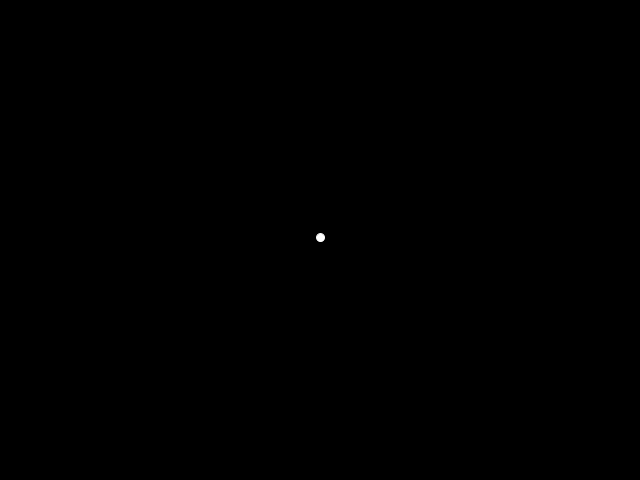
Frame 1 (no input)
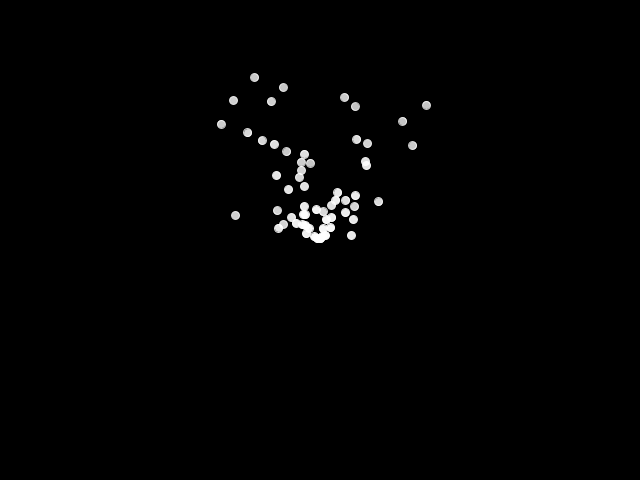
Frame 60 (the mouse pressed at the canvas centre just before this capture)
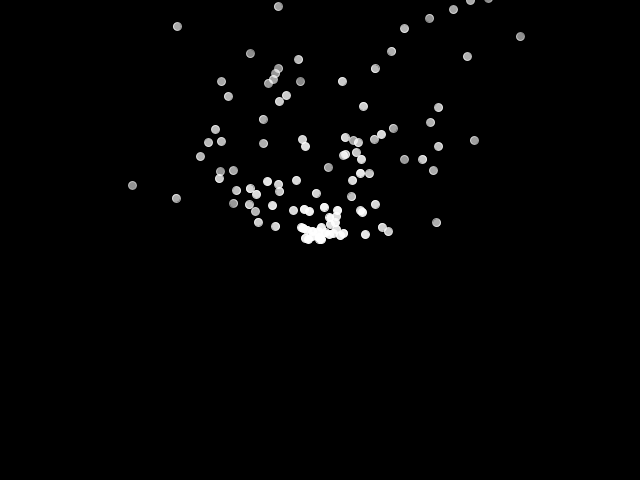
Frame 120 (the mouse held since frame 60 and released just before this capture)

The Processing sketch that drew these frames (run headless with seeded random() and noise(); from frame 60 on, the mouse is pressed at the canvas centre):

// Processing sketch: neon_particles
// ── neon_particles.pde
ParticleSystem ps;

void setup() {
  size(640,480);
  ps = new ParticleSystem(new PVector(width/2, height/2));
}

void draw() {
  background(0);
  ps.addParticle();
  ps.update();
  ps.onDraw();
}

class ParticleSystem {
  ArrayList<Particle> particles;
  PVector origin;
  
  ParticleSystem(PVector center) {
     origin = center.copy();
     particles = new ArrayList<Particle>();
  }
  
  void addParticle() {
   particles.add(new Particle(origin)); 
  }
  
  void update() {
    for( int i = particles.size() - 1; i >= 0; i--)
    {
      Particle p = particles.get(i);
      p.update();
      if (p.isDead()) {
         particles.remove(i); 
      }
    }
  }
  
  void onDraw() {
    for( Particle p: particles)
    {
      p.onDraw();
    }
  }
}

class Particle {
  PVector position, velocity, acceleration;
  float lifespan;
  
  Particle(PVector loc){
    acceleration = new PVector(0,0,.5);
    velocity = new PVector(random(-2, 2), random(-3, 0));
    position = loc.copy();
    lifespan = 255.;
    
  }
  
  void update(){
    velocity.add(acceleration);
    position.add(velocity);
    lifespan -= 1.0;
  }
  
  void onDraw(){
    stroke(255, lifespan);
    fill(255, lifespan);
    ellipse(position.x, position.y, 8, 8);
  }
  
  boolean isDead(){
    return lifespan < 0.0;
  }
}
